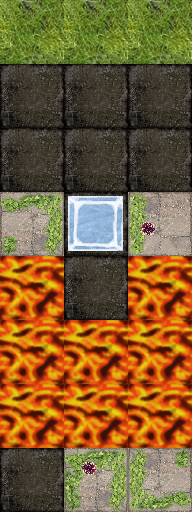

Below is a game level as drawn by its tile map, then a one-line description and the .tmx file that defines it, in full:
An orthogonal 3x8 tile map with 64x64 px tiles, 3 tile layers (Floor, Buttons, Cubes).

<map version="1.0" tiledversion="1.0.3" orientation="orthogonal" renderorder="right-down" width="3" height="8" tilewidth="64" tileheight="64" nextobjectid="1">
 <tileset firstgid="1" source="../../ConflictCube/Textures/ConCubeTileset.tsx" />
 <layer name="Floor" width="3" height="8">
  <data encoding="csv">
1,1,1,
2,2,2,
2,2,2,
10,2,30,
43,2,43,
43,43,43,
43,43,43,
2,6,12
</data>
 </layer>
 <layer name="Buttons" width="3" height="8">
  <data encoding="csv">
0,0,0,
0,0,0,
0,0,0,
0,0,0,
0,0,0,
0,0,0,
0,0,0,
0,0,0
</data>
 </layer>
 <layer name="Cubes" width="3" height="8">
  <data encoding="csv">
0,0,0,
0,0,0,
0,0,0,
0,47,0,
0,0,0,
0,0,0,
0,0,0,
0,0,0
</data>
 </layer>
</map>
